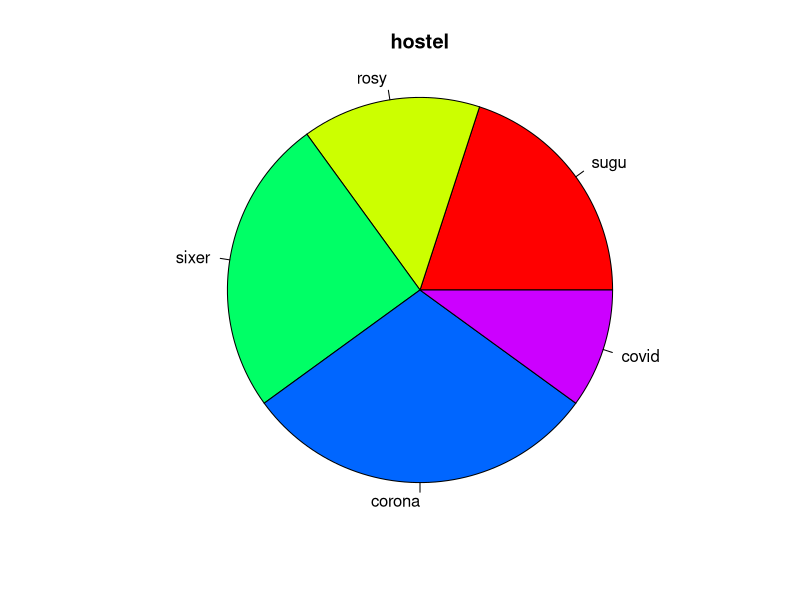
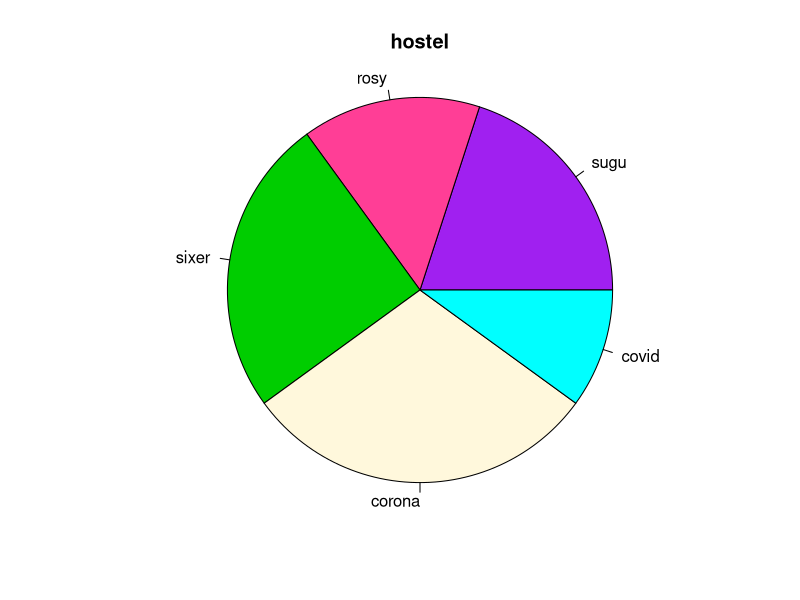
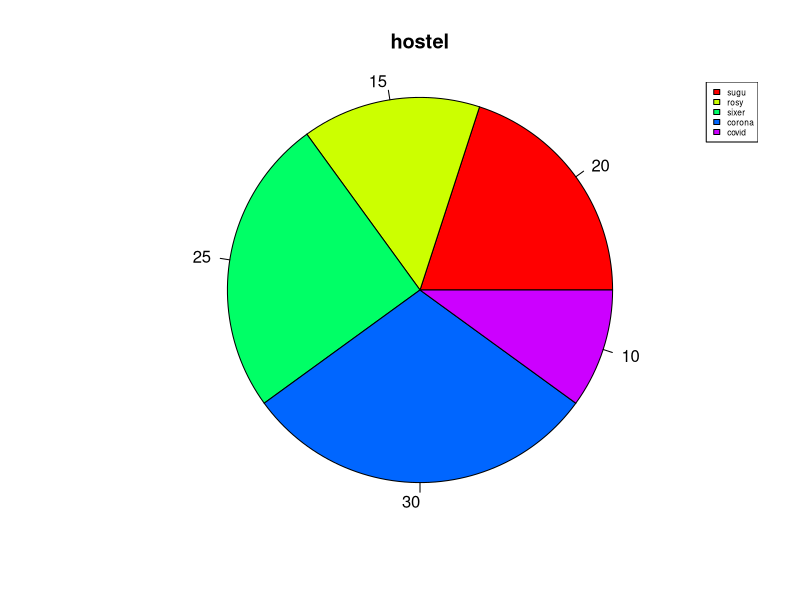
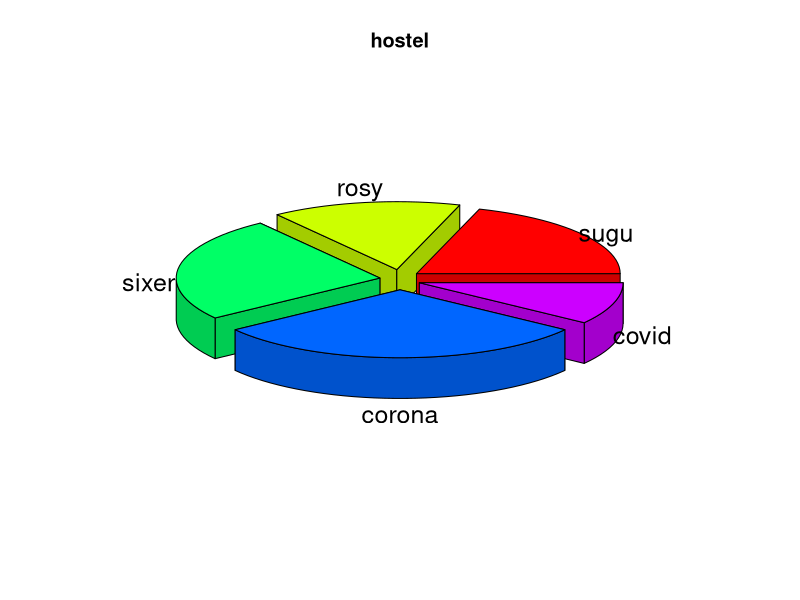
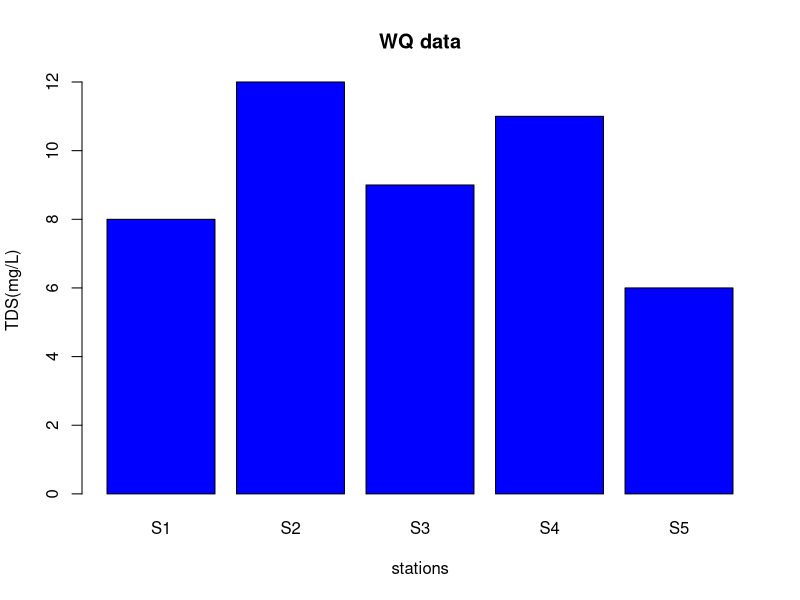
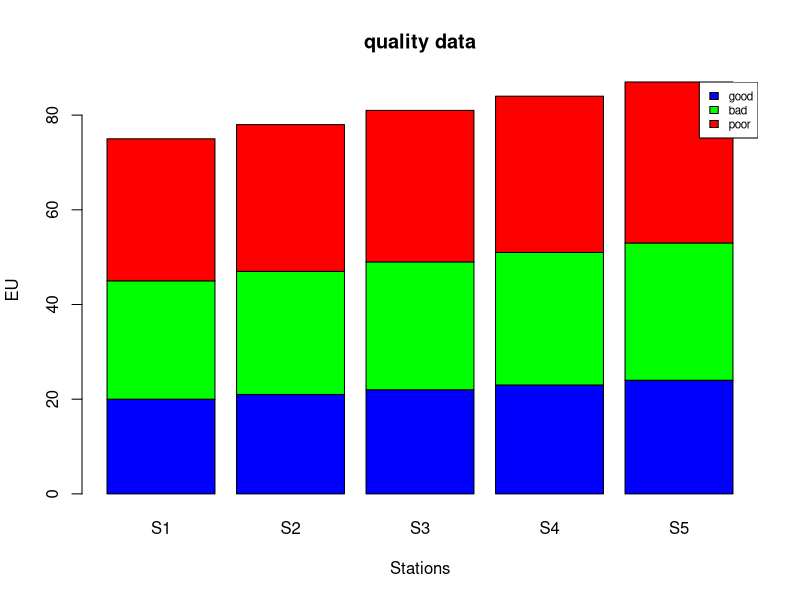
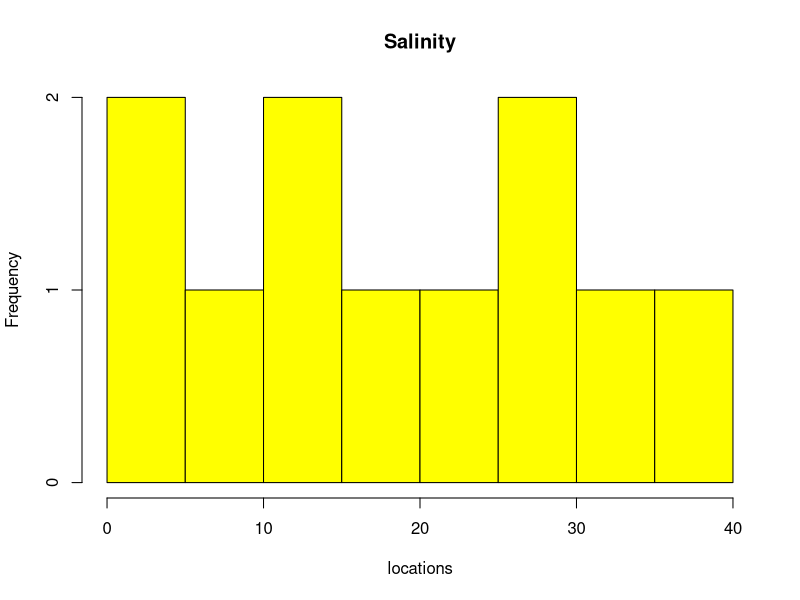
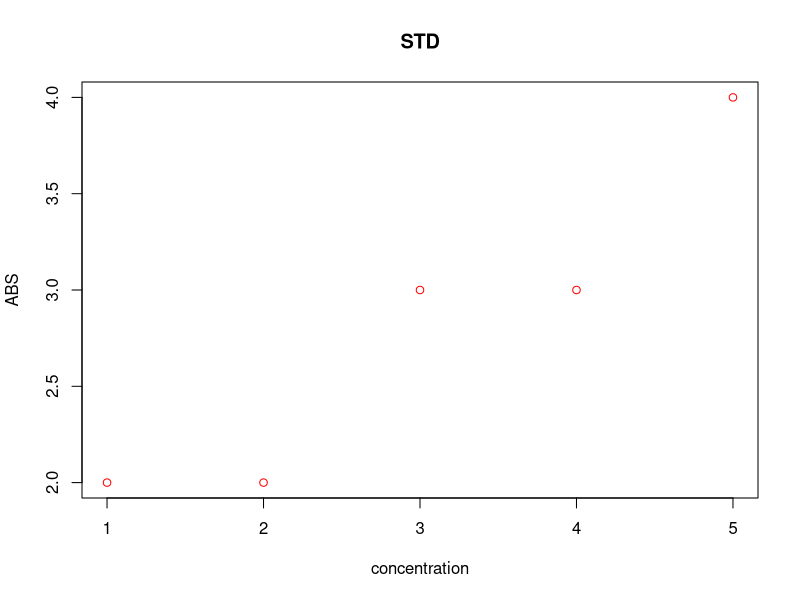

Reproduce these figures in R, in order.
## ---- chunk 1
#eg
x= c(20,15,25,30,10)

labels= c("sugu","rosy","sixer","corona","covid")

#eg1

pie(x,labels, radius = 1,main = "hostel",col=rainbow (5), colockwise = F)
#eg2

pie(x,labels, radius = 1,main = "hostel",col=c("purple", "violetred1", "green3",
"cornsilk", "cyan", "white"), colockwise = F)

#eg3




## ---- chunk 2
x= c(20,15,25,30,10)
labels= c("sugu","rosy","sixer","corona","covid")
png(file= "hostel.png")
pie (x,labels, radius = 1,main = "hostel", col=rainbow (5))

dev.off()
## ---- chunk 3
piepercent=round(100*x/sum(x),1)
pie(x,labels=piepercent, radius = 1,main = "hostel", col=rainbow(length(x)))
legend("topright", c("sugu","rosy","sixer","corona","covid"), cex=0.5, fill=rainbow(length(x)))

## ---- chunk 4
install.packages("plotrix")
library("plotrix")
pie3D(x,labels=labels, explode=0.1, main = "hostel")



## ---- chunk 5
png(file="bar.png")
H=c(8,12,9,11,6)
label= c("S1","S2","S3","S4","S5")
barplot(H, xlab = "stations",ylab = "TDS(mg/L)", names.arg = label,col= "blue", border = "black")
dev.off()

## ---- chunk 6
H=c(8,12,9,11,6)
label= c("S1","S2","S3","S4","S5")
barplot(H, xlab = "stations",ylab = "TDS(mg/L)", main= "WQ data", names.arg = label,col= "blue", border = "black")
## ---- chunk 7
colors= c("blue","green", "red")
Station= c("S1","S2","S3","S4","S5")
quality= c("good","bad", "poor")

values=matrix(c(20:34),nrow=3, ncol=5, byrow=T)
values

barplot(values,xlab = "Stations", ylab="EU", main="quality data", names.arg = Station, col=colors, border= "black")
legend("topright",quality, cex= 0.7, fill=colors)
## ---- chunk 8
colors= c("blue","green", "red")
Station= c("S1","S2","S3","S4","S5")
quality= c("good","bad", "poor")

values=matrix(c(20:34),nrow=3, ncol=5, byrow=T)
values
png(file="group_bar.png")
barplot(values,xlab = "Stations", ylab="EU", main="quality data", names.arg = Station, col=colors, border= "black")
legend("topright",quality, cex= 0.7, fill=colors)
dev.off()
## ---- chunk 9
v=c(2,5,8,11,15,18,22,26,30,34,39)

hist(v,main = "Salinity",xlab = "locations", col= "yellow",breaks = 8, border="black")
## ---- chunk 10
v=c(2,5,8,11,15,18,22,26,30,34,39)
png(file="histogram.png")
hist(v,main = "Salinity",xlab = "locations",xlim=c(0,40), ylim= c(0,3), col= "yellow",breaks = 8, border="black")
dev.off()
## ---- chunk 11
v=as.integer(c(2.2,2.8, 3.5,3.9, 4.2))
plot(v,type="p",xlab="concentration",ylab = "ABS",col="red",main = "STD")
plot(v,type="o",xlab="ABS",ylab = "concentration",col="red",main = "STD")
plot(v,type="l",xlab="ABS",ylab = "concentration",col= "red",main = "STD")
## ---- chunk 12
v=as.integer(c(2.2,2.8, 3.5,3.9, 4.2))
p=as.integer(c(2.0,2.1, 2.8,3.2, 3.8))
q=as.integer(c(2.4,2.6, 3.2,3.6, 3.9))

plot(v,type="o",xlab="concentration",ylab = "ABS",col="red",main = "STD")
lines(p,type="o",col="blue")
lines(q,type="o",col="green")

# xlim and ylim not allowed here

## ---- chunk 13
v=as.integer(c(2.2,2.8, 3.5,3.9, 4.2))
p=as.integer(c(2.0,2.1, 2.8,3.2, 3.8))
q=as.integer(c(2.4,2.6, 3.2,3.6, 3.9))
png(file="linegraph.png")
plot(v,type="o",xlab="concentration",ylab = "ABS",col="red",main = "STD")
lines(p,type="o",col="blue")
lines(q,type="o",col="green")
dev.off()
## ---- chunk 14
x= c(2,4,6,8,10)
y=c(0.36,0.45,0.52,0.62,0.68)

plot(x,y,main="STD",xlab="concentration",ylab="ABS",xlim= c(0,10), ylim=c(0,0.80), col="red")
## ---- chunk 15
library("ggplot2")

# bar diagram

head(mtcars)

p=ggplot(data= mtcars,aes(x=factor(cyl)))+
  geom_bar(stat="count",width=0.25, fill="steelblue")+
  theme_light()
p
## ---- chunk 16
png(file= "ggplot_bar.png")

head(mtcars)

p=ggplot(data= mtcars,aes(x=factor(cyl)))+
  geom_bar(stat="count",width=0.25, fill="steelblue")+
  theme_light()
p
dev.off()
## ---- chunk 17
# Change barplot line colors by groups
head(mtcars)

p=ggplot (mtcars,aes(x=factor(cyl), y=mpg, color=cyl))+
  geom_bar(stat="identity", fill="white")+
  theme_classic()+
  theme(legend.position = "top")
p
## ---- chunk 18
p = p+scale_fill_brewer(palette="Blues")
p + theme(legend.position="top")
p + theme(legend.position="bottom")
# Remove legend
p + theme(legend.position="none")
## ---- chunk 19
df2 <- data.frame(supp=rep(c("VC", "OJ"), each=3),
                dose=rep(c("D0.5", "D1", "D2"),2),
                len=c(6.8, 15, 33, 4.2, 10, 29.5))
head(df2)
## ---- chunk 20
ggplot(data=df2, aes(x=dose, y=len, fill=supp)) +
  geom_bar(stat="identity") +
  theme_light()
## ---- chunk 21
ggplot(data=df2, aes(x=dose, y=len, fill=supp)) +
geom_bar(stat="identity", position = position_dodge() )+
  theme_test()

